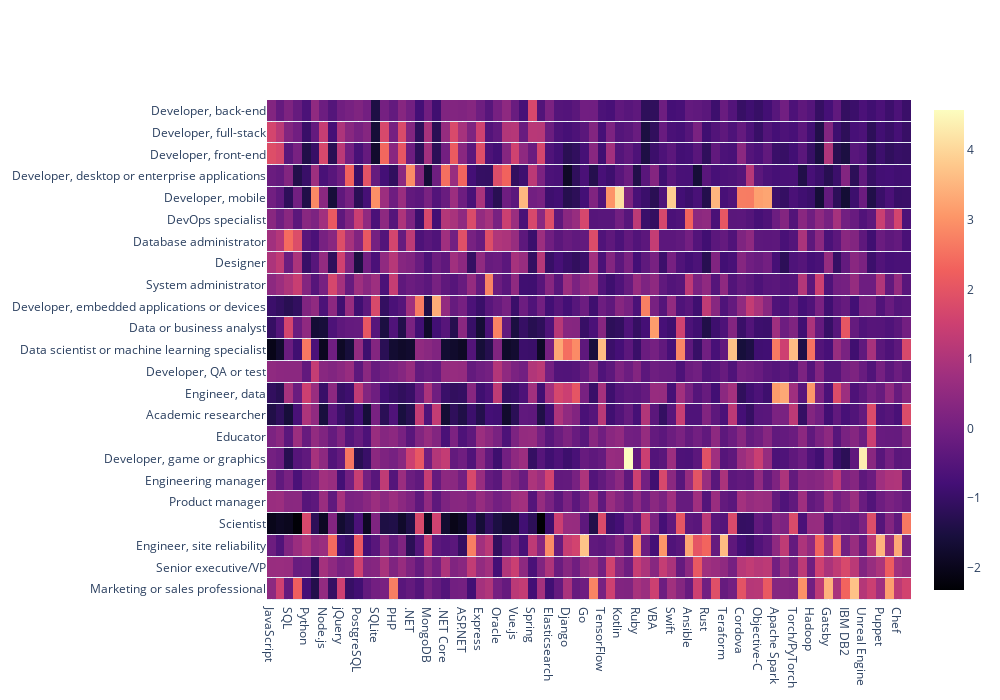

The notebook cell this image was saved under:
### Code cell
fig = go.Figure(data=go.Heatmap(z=std_skills,x=skills.columns,y=skills.index,colorscale='magma',ygap=1))
fig.update_layout(width=1000,height=700)

fig.show()

### Figure 1 — Plotly figure (JSON) as saved in the notebook; plotly's stock layout.template omitted (floating-point values rounded to 4 significant figures; data arrays with more than 128 entries replaced by an {"elided": "..."} marker saying what was removed)
{"data": [{"colorscale": [[0, "#000004"], [0.1111, "#180f3d"], [0.2222, "#440f76"], [0.3333, "#721f81"], [0.4444, "#9e2f7f"], [0.5556, "#cd4071"], [0.6667, "#f1605d"], [0.7778, "#fd9668"], [0.8889, "#feca8d"], [1, "#fcfdbf"]], "type": "heatmap", "x": ["JavaScript", "HTML/CSS", "SQL", "MySQL", "Python", "Java", "Node.js", "Bash/Shell/PowerShell", "jQuery", "C#", "PostgreSQL", "Microsoft SQL Server", "SQLite", "React.js", "PHP", "TypeScript", ".NET", "C++", "MongoDB", "C", ".NET Core", "Angular", "ASP.NET", "Redis", "Express", "MariaDB", "Oracle", "ASP.NET Core", "Vue.js", "Firebase", "Spring", "Angular.js", "Elasticsearch", "Pandas", "Django", "Flask", "Go", "Laravel", "TensorFlow", "React Native", "Kotlin", "Unity 3D", "Ruby", "Assembly", "VBA", "DynamoDB", "Swift", "R", "Ansible", "Ruby on Rails", "Rust", "Flutter", "Teraform", "Keras", "Cordova", "Xamarin", "Objective-C", "Dart", "Apache Spark", "Scala", "Torch/PyTorch", "Symfony", "Hadoop", "Perl", "Gatsby", "Cassandra", "IBM DB2", "Drupal", "Unreal Engine", "Haskell", "Puppet", "Couchbase", "Chef", "Julia"], "y": ["Marketing or sales professional", "Senior executive/VP", "Engineer, site reliability", "Scientist", "Product manager", "Engineering manager", "Developer, game or graphics", "Educator", "Academic researcher", "Engineer, data", "Developer, QA or test", "Data scientist or machine learning specialist", "Data or business analyst", "Developer, embedded applications or devices", "System administrator", "Designer", "Database administrator", "DevOps specialist", "Developer, mobile", "Developer, desktop or enterprise applications", "Developer, front-end", "Developer, full-stack", "Developer, back-end"], "ygap": 1, "z": {"elided": "23x74 float values"}}], "layout": {"height": 700, "width": 1000, "xaxis": {"autorange": true, "range": [-0.5, 73.5], "type": "category"}, "yaxis": {"autorange": true, "range": [-0.5, 22.5], "type": "category"}}}
